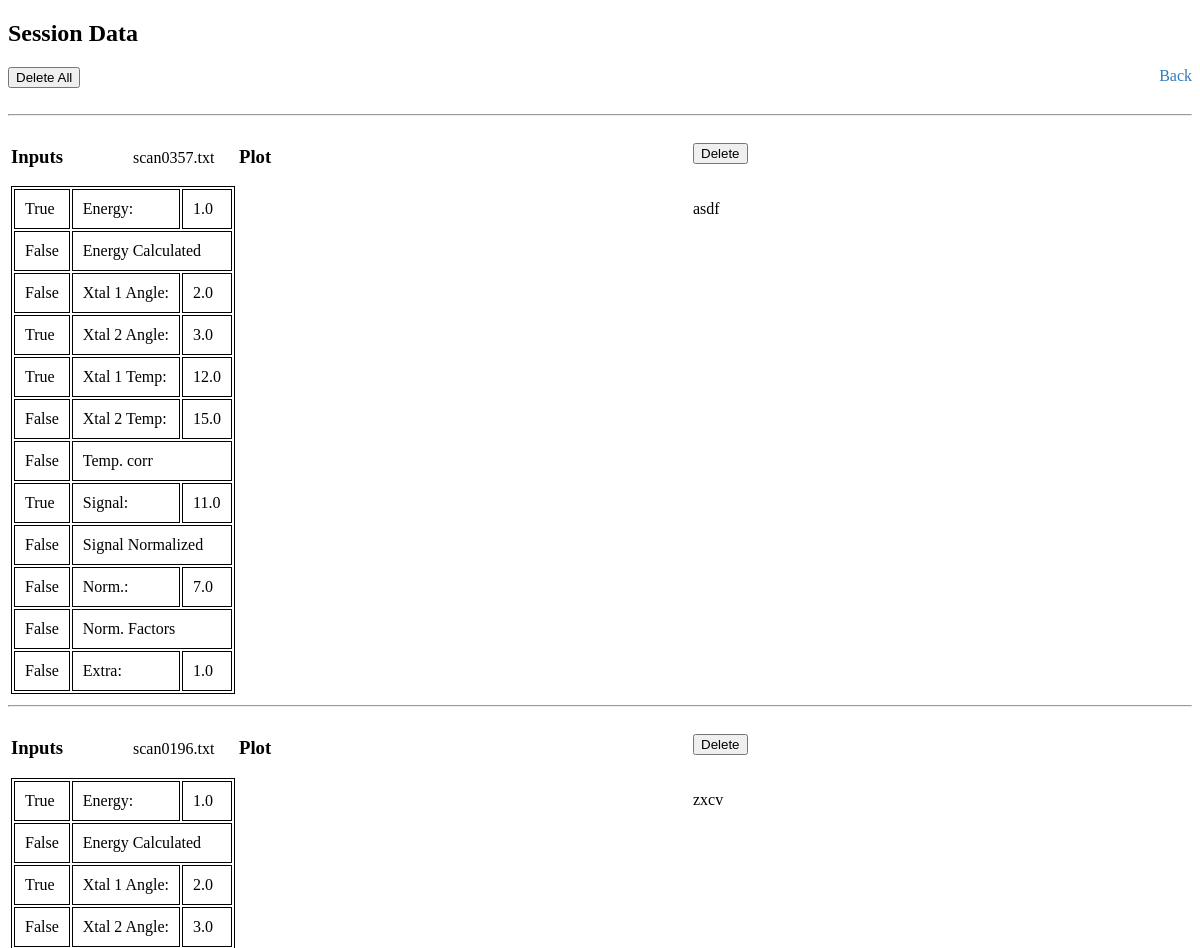
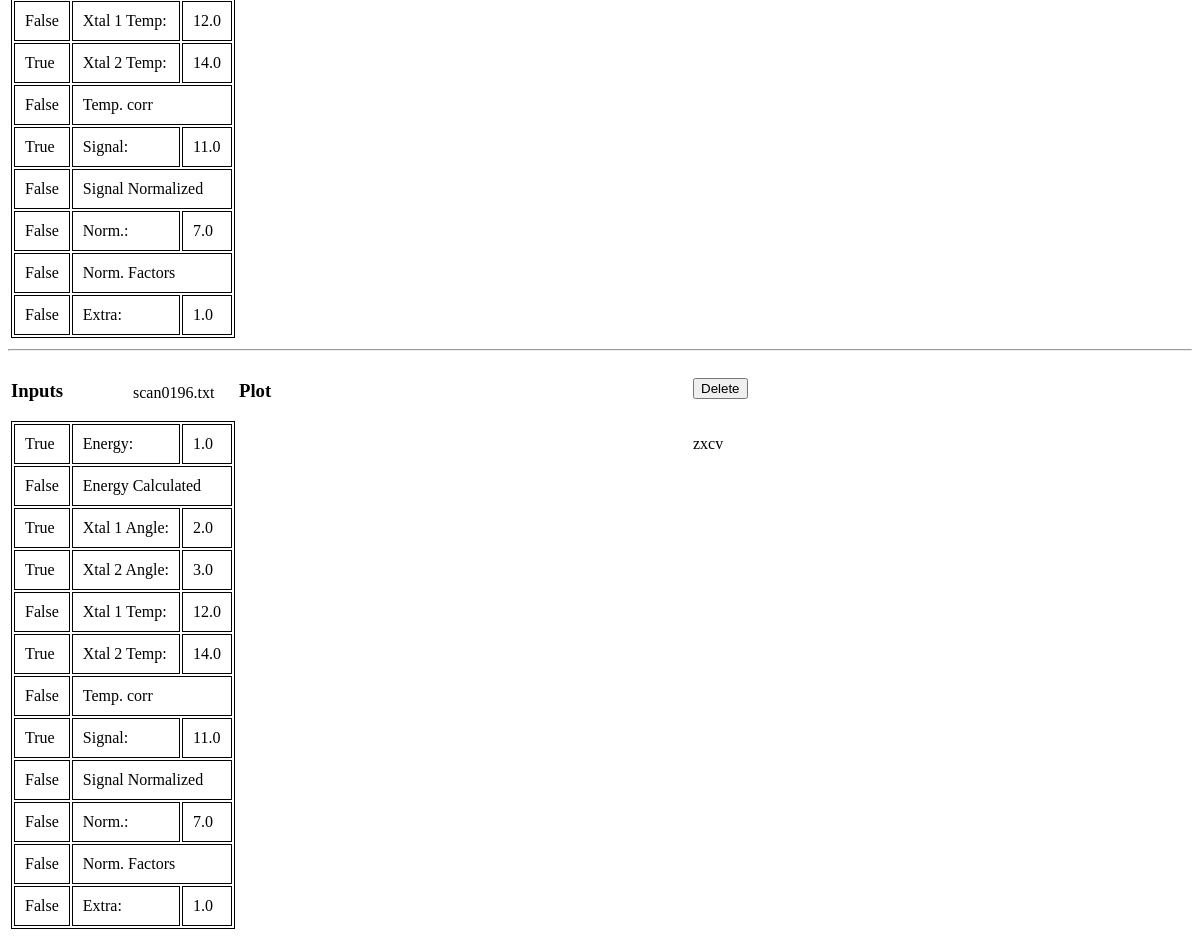
The app's page /db (signed in) with its own data (2 pictures, top to bottom).
### db_model.py (models this page shows)
class metaData(db.Model):
    id = db.Column(db.Integer, primary_key=True)
    name = db.Column(db.String())
    path = db.Column(db.String())
    comment = db.Column(db.String(), nullable=True)
    user_id = db.Column(db.Integer, db.ForeignKey('user.id'))
    user = db.relationship('User', backref=db.backref('metaData', lazy='dynamic'))
    plot = db.Column(db.String())
    against_E = db.Column(db.Boolean())
    energy = db.Column(db.String())
    xtal1A = db.Column(db.String())
    xtal2A = db.Column(db.String())
    xtal1T = db.Column(db.String())
    xtal2T = db.Column(db.String())
    signal = db.Column(db.String())
    norm = db.Column(db.String())
    extra = db.Column(db.String())
    ebool = db.Column(db.Boolean())
    ecbool = db.Column(db.Boolean())
    a1bool = db.Column(db.Boolean())
    a2bool = db.Column(db.Boolean())
    t1bool = db.Column(db.Boolean())
    t2bool = db.Column(db.Boolean())
    tcbool = db.Column(db.Boolean())
    sbool = db.Column(db.Boolean())
    snbool = db.Column(db.Boolean())
    nbool = db.Column(db.Boolean())
    nfbool = db.Column(db.Boolean())
    xbool = db.Column(db.Boolean())

### test3.py (the view)
@app.route('/db')
@login_required
def sesData():
    data = []
    user = current_user
    if user.is_authenticated():
        instances = user.metaData.order_by('id').all()
        for instance in instances:
            form = populate_from_instance(instance)
            columns, bools = splitForm(form)
            plot = instance.plot
            if instance.comment:
                comment = instance.comment
            else:
                comment = ''
            data.append({'form': form, 'plot': plot, 'id': instance.id, 'comment': comment, 'columns': columns, 'bools': bools, 'name': instance.name})
    return render_template("session.html", data=data)

### db_model.py (called while the page is built)
    def is_authenticated(self):
        return True

### test3.py (called while the page is built)
@login_manager.user_loader
def load_user(user_id):
    return db.session.query(User).get(user_id)

def splitForm(form):
    columns = []
    bools = []
    for field in form:
        if field.type == 'FloatField':
            columns.append(field)
        else:
            bools.append(field)
    return columns, bools

def populate_from_instance(instance):
    form = InputForm()
    for field in form:
        try:
            field.data = getattr(instance, field.name)
        except AttributeError:
            continue
    return form

### templates/session.html (shortened to what this page needs)
<!DOCTYPE html>
<html lang="en">
<head>
    <link href="/static/session.css" rel="stylesheet">
</head>
<body>
    <h2>Session Data</h2>
    <div class="inlinel">
        <button onclick="deleteAll()" class="btn btn-primary btn-xs" title="Clear logbook">
            Delete All
        </button>
    </div>
    <div class="inliner">
        <a onclick="parent.history.back();">Back</a>
    </div>
    <br class="clearBoth" />
    {% if data %}
        {% for post in data %}
            <hr>
            <table>
                <tr>
                    <td valign="top" width="25%">
                        <div class="inlinel">
                            <h3>Inputs</h3>
                        </div>
                        <div class="inline-name">
                            {{ post.name }}
                        </div>
                        <br class="clearBoth" />
                        <table class="bordered" cellpadding="10">
                            {% for i in range(0, post.columns|length())  %}
                                <tr>
                                    <td class="bordered">{{ post.bools[i].data }}</td>
                                    {% if post.columns[i].data %}
                                        <td class="bordered"><label style="width:300px;">{{ post.columns[i].label }}</label></td>
                                        <td class="bordered">{{ post.columns[i].data }}</td>
                                    {% else %}
                                        <td class="bordered" colspan="2"><label style="width:300px;">{{ post.columns[i].label }}</label></td>
                                    {% endif %}
                                </tr>
                            {% endfor %}
                        </table>
                    </td>
                    <td valign="top" width="50%">
                        <h3>Plot</h3>
                    </td>
                    <td valign="top" width="60%">
                        <p>
                            <button onclick="deleteEntry({{ post.id }})" class="btn btn-primary btn-xs" title="Remove this entry from the log">
                                Delete
                            </button>
                            <br/>
                            <br/>
                            <br/>
                            {{ post.comment }}
                        </p>
                    </td>
                </tr>
            </table>
        {% endfor %}
    {% else %}
        No metadata stored
    {% endif %}
</body>
</html>

### static/session.css (style rules this page uses)
.bordered { border: 1px solid black; }
.inlinel { float:left; }
.inliner { float:right; }
.inline-name { float:left; margin-top: 22px; margin-left:70px; }
a { color: #337AB7; text-decoration: none; }

### records on screen
metaData: name "scan0357.txt", bools "True" "False" "False" "True" "True" "False" "False" "True" "False" "False" "False" "False", columns "Energy:" "Xtal 1 Angle:" "Xtal 2 Angle:" "Xtal 1 Temp:" "Xtal 2 Temp:" "Signal:" "Norm.:" "Extra:", energy "1.0" "2.0" "3.0" "12.0" "15.0" "11.0" "7.0" "1.0", columns "Energy Calculated" "Temp. corr" "Signal Normalized" "Norm. Factors", comment "asdf"
metaData: name "scan0196.txt", bools "True" "False" "True" "False" "False" "True" "False" "True" "False" "False" "False" "False", columns "Energy:" "Xtal 1 Angle:" "Xtal 2 Angle:" "Xtal 1 Temp:" "Xtal 2 Temp:" "Signal:" "Norm.:" "Extra:", energy "1.0" "2.0" "3.0" "12.0" "14.0" "11.0" "7.0" "1.0", columns "Energy Calculated" "Temp. corr" "Signal Normalized" "Norm. Factors", comment "zxcv"
metaData: name "scan0196.txt", bools "True" "False" "True" "True" "False" "True" "False" "True" "False" "False" "False" "False", columns "Energy:" "Xtal 1 Angle:" "Xtal 2 Angle:" "Xtal 1 Temp:" "Xtal 2 Temp:" "Signal:" "Norm.:" "Extra:", energy "1.0" "2.0" "3.0" "12.0" "14.0" "11.0" "7.0" "1.0", columns "Energy Calculated" "Temp. corr" "Signal Normalized" "Norm. Factors", comment "zxcv"
